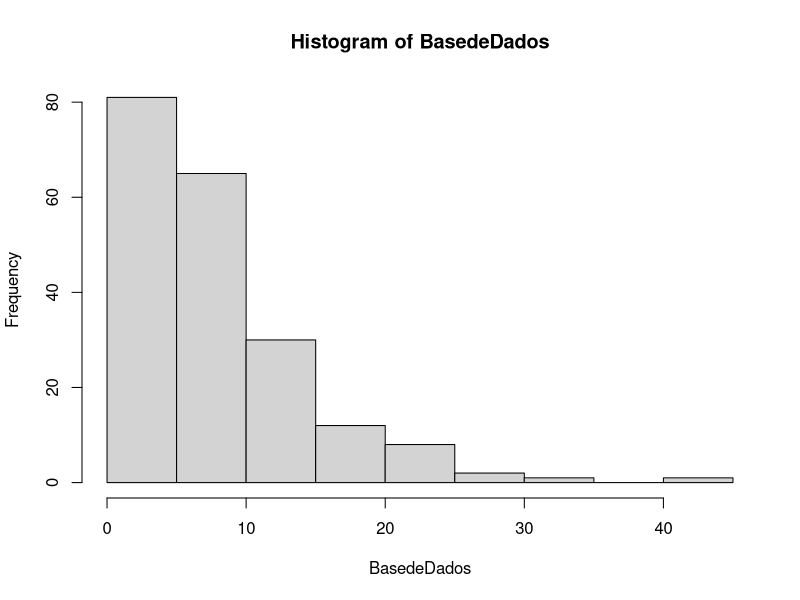
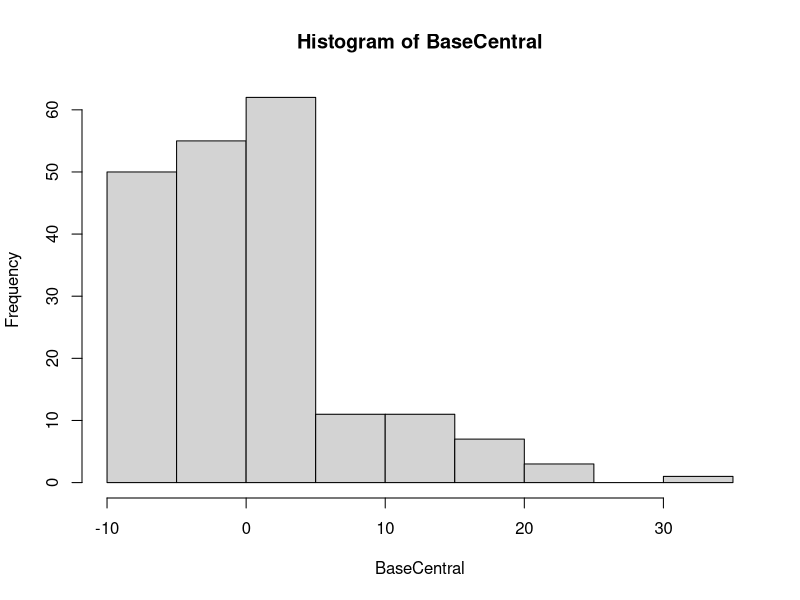

These charts were generated, in order, by the following R code:
# Centralização de base de dados

# criando base de dados com simulação binomial negativa e poison

binomialneg <- rnbinom (200, mu = 3, size = 5)
binomialneg
summary(binomialneg)

poison <- rpois(200, 3)
poison

#Gráfico de histograma da base de dados
BasedeDados <- binomialneg*poison
mean(BasedeDados)
hist(BasedeDados)

#Centralizando base de dados
BaseCentral <- BasedeDados - mean(BasedeDados)
hist(BaseCentral)
